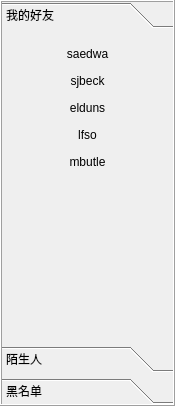
<?xml version="1.0" encoding="UTF-8"?>
<ui version="4.0">
 <class>DrawerToolBoxDialog</class>
 <widget class="QToolBox" name="DrawerToolBoxDialog">
  <property name="geometry">
   <rect>
    <x>0</x>
    <y>0</y>
    <width>175</width>
    <height>406</height>
   </rect>
  </property>
  <property name="sizePolicy">
   <sizepolicy hsizetype="Preferred" vsizetype="Preferred">
    <horstretch>0</horstretch>
    <verstretch>0</verstretch>
   </sizepolicy>
  </property>
  <property name="minimumSize">
   <size>
    <width>175</width>
    <height>406</height>
   </size>
  </property>
  <property name="maximumSize">
   <size>
    <width>175</width>
    <height>16777215</height>
   </size>
  </property>
  <property name="cursor">
   <cursorShape>PointingHandCursor</cursorShape>
  </property>
  <property name="focusPolicy">
   <enum>Qt::StrongFocus</enum>
  </property>
  <property name="windowTitle">
   <string>My QQ</string>
  </property>
  <property name="frameShape">
   <enum>QFrame::Box</enum>
  </property>
  <property name="frameShadow">
   <enum>QFrame::Raised</enum>
  </property>
  <property name="currentIndex">
   <number>0</number>
  </property>
  <widget class="QWidget" name="m_myFriendPage">
   <property name="geometry">
    <rect>
     <x>0</x>
     <y>0</y>
     <width>171</width>
     <height>282</height>
    </rect>
   </property>
   <property name="contextMenuPolicy">
    <enum>Qt::PreventContextMenu</enum>
   </property>
   <attribute name="label">
    <string>我的好友</string>
   </attribute>
   <layout class="QVBoxLayout" name="verticalLayout">
    <item>
     <widget class="QToolButton" name="toolButton_1">
      <property name="sizePolicy">
       <sizepolicy hsizetype="Expanding" vsizetype="Fixed">
        <horstretch>0</horstretch>
        <verstretch>0</verstretch>
       </sizepolicy>
      </property>
      <property name="autoFillBackground">
       <bool>false</bool>
      </property>
      <property name="text">
       <string>saedwa</string>
      </property>
      <property name="iconSize">
       <size>
        <width>40</width>
        <height>40</height>
       </size>
      </property>
      <property name="checkable">
       <bool>false</bool>
      </property>
      <property name="checked">
       <bool>false</bool>
      </property>
      <property name="toolButtonStyle">
       <enum>Qt::ToolButtonTextBesideIcon</enum>
      </property>
      <property name="autoRaise">
       <bool>true</bool>
      </property>
      <property name="arrowType">
       <enum>Qt::NoArrow</enum>
      </property>
     </widget>
    </item>
    <item>
     <widget class="QToolButton" name="toolButton_2">
      <property name="sizePolicy">
       <sizepolicy hsizetype="Expanding" vsizetype="Fixed">
        <horstretch>0</horstretch>
        <verstretch>0</verstretch>
       </sizepolicy>
      </property>
      <property name="text">
       <string>sjbeck</string>
      </property>
      <property name="iconSize">
       <size>
        <width>40</width>
        <height>40</height>
       </size>
      </property>
      <property name="checkable">
       <bool>false</bool>
      </property>
      <property name="checked">
       <bool>false</bool>
      </property>
      <property name="toolButtonStyle">
       <enum>Qt::ToolButtonTextBesideIcon</enum>
      </property>
      <property name="autoRaise">
       <bool>true</bool>
      </property>
      <property name="arrowType">
       <enum>Qt::NoArrow</enum>
      </property>
     </widget>
    </item>
    <item>
     <widget class="QToolButton" name="toolButton_3">
      <property name="sizePolicy">
       <sizepolicy hsizetype="Expanding" vsizetype="Fixed">
        <horstretch>0</horstretch>
        <verstretch>0</verstretch>
       </sizepolicy>
      </property>
      <property name="text">
       <string>elduns</string>
      </property>
      <property name="iconSize">
       <size>
        <width>40</width>
        <height>40</height>
       </size>
      </property>
      <property name="checkable">
       <bool>false</bool>
      </property>
      <property name="checked">
       <bool>false</bool>
      </property>
      <property name="toolButtonStyle">
       <enum>Qt::ToolButtonTextBesideIcon</enum>
      </property>
      <property name="autoRaise">
       <bool>true</bool>
      </property>
      <property name="arrowType">
       <enum>Qt::NoArrow</enum>
      </property>
     </widget>
    </item>
    <item>
     <widget class="QToolButton" name="toolButton_4">
      <property name="sizePolicy">
       <sizepolicy hsizetype="Expanding" vsizetype="Fixed">
        <horstretch>0</horstretch>
        <verstretch>0</verstretch>
       </sizepolicy>
      </property>
      <property name="text">
       <string>lfso</string>
      </property>
      <property name="iconSize">
       <size>
        <width>40</width>
        <height>40</height>
       </size>
      </property>
      <property name="checkable">
       <bool>false</bool>
      </property>
      <property name="checked">
       <bool>false</bool>
      </property>
      <property name="toolButtonStyle">
       <enum>Qt::ToolButtonTextBesideIcon</enum>
      </property>
      <property name="autoRaise">
       <bool>true</bool>
      </property>
      <property name="arrowType">
       <enum>Qt::NoArrow</enum>
      </property>
     </widget>
    </item>
    <item>
     <widget class="QToolButton" name="toolButton_5">
      <property name="sizePolicy">
       <sizepolicy hsizetype="Expanding" vsizetype="Fixed">
        <horstretch>0</horstretch>
        <verstretch>0</verstretch>
       </sizepolicy>
      </property>
      <property name="text">
       <string>mbutle</string>
      </property>
      <property name="iconSize">
       <size>
        <width>40</width>
        <height>40</height>
       </size>
      </property>
      <property name="checkable">
       <bool>false</bool>
      </property>
      <property name="checked">
       <bool>false</bool>
      </property>
      <property name="toolButtonStyle">
       <enum>Qt::ToolButtonTextBesideIcon</enum>
      </property>
      <property name="autoRaise">
       <bool>true</bool>
      </property>
      <property name="arrowType">
       <enum>Qt::NoArrow</enum>
      </property>
     </widget>
    </item>
    <item>
     <spacer name="verticalSpacer">
      <property name="orientation">
       <enum>Qt::Vertical</enum>
      </property>
      <property name="sizeHint" stdset="0">
       <size>
        <width>20</width>
        <height>81</height>
       </size>
      </property>
     </spacer>
    </item>
   </layout>
  </widget>
  <widget class="QWidget" name="m_strangerPage">
   <property name="geometry">
    <rect>
     <x>0</x>
     <y>0</y>
     <width>171</width>
     <height>282</height>
    </rect>
   </property>
   <attribute name="label">
    <string>陌生人</string>
   </attribute>
   <layout class="QVBoxLayout" name="verticalLayout_3">
    <item>
     <widget class="QToolButton" name="toolButton_21">
      <property name="sizePolicy">
       <sizepolicy hsizetype="Expanding" vsizetype="Fixed">
        <horstretch>0</horstretch>
        <verstretch>0</verstretch>
       </sizepolicy>
      </property>
      <property name="text">
       <string>lsbirc</string>
      </property>
      <property name="iconSize">
       <size>
        <width>40</width>
        <height>40</height>
       </size>
      </property>
      <property name="checkable">
       <bool>false</bool>
      </property>
      <property name="checked">
       <bool>false</bool>
      </property>
      <property name="toolButtonStyle">
       <enum>Qt::ToolButtonTextBesideIcon</enum>
      </property>
      <property name="autoRaise">
       <bool>true</bool>
      </property>
      <property name="arrowType">
       <enum>Qt::NoArrow</enum>
      </property>
     </widget>
    </item>
    <item>
     <widget class="QToolButton" name="toolButton_22">
      <property name="sizePolicy">
       <sizepolicy hsizetype="Expanding" vsizetype="Fixed">
        <horstretch>0</horstretch>
        <verstretch>0</verstretch>
       </sizepolicy>
      </property>
      <property name="text">
       <string>sidick</string>
      </property>
      <property name="iconSize">
       <size>
        <width>40</width>
        <height>40</height>
       </size>
      </property>
      <property name="checkable">
       <bool>false</bool>
      </property>
      <property name="checked">
       <bool>false</bool>
      </property>
      <property name="toolButtonStyle">
       <enum>Qt::ToolButtonTextBesideIcon</enum>
      </property>
      <property name="autoRaise">
       <bool>true</bool>
      </property>
      <property name="arrowType">
       <enum>Qt::NoArrow</enum>
      </property>
     </widget>
    </item>
    <item>
     <spacer name="verticalSpacer_3">
      <property name="orientation">
       <enum>Qt::Vertical</enum>
      </property>
      <property name="sizeHint" stdset="0">
       <size>
        <width>20</width>
        <height>183</height>
       </size>
      </property>
     </spacer>
    </item>
   </layout>
  </widget>
  <widget class="QWidget" name="m_blackListPage">
   <property name="geometry">
    <rect>
     <x>0</x>
     <y>0</y>
     <width>171</width>
     <height>282</height>
    </rect>
   </property>
   <attribute name="label">
    <string>黑名单</string>
   </attribute>
   <layout class="QVBoxLayout" name="verticalLayout_2">
    <item>
     <widget class="QToolButton" name="toolButton_31">
      <property name="sizePolicy">
       <sizepolicy hsizetype="Expanding" vsizetype="Fixed">
        <horstretch>0</horstretch>
        <verstretch>0</verstretch>
       </sizepolicy>
      </property>
      <property name="text">
       <string>rsanti</string>
      </property>
      <property name="iconSize">
       <size>
        <width>40</width>
        <height>40</height>
       </size>
      </property>
      <property name="checkable">
       <bool>false</bool>
      </property>
      <property name="checked">
       <bool>false</bool>
      </property>
      <property name="toolButtonStyle">
       <enum>Qt::ToolButtonTextBesideIcon</enum>
      </property>
      <property name="autoRaise">
       <bool>true</bool>
      </property>
      <property name="arrowType">
       <enum>Qt::NoArrow</enum>
      </property>
     </widget>
    </item>
    <item>
     <widget class="QToolButton" name="toolButton_32">
      <property name="sizePolicy">
       <sizepolicy hsizetype="Expanding" vsizetype="Fixed">
        <horstretch>0</horstretch>
        <verstretch>0</verstretch>
       </sizepolicy>
      </property>
      <property name="text">
       <string>saduah</string>
      </property>
      <property name="iconSize">
       <size>
        <width>40</width>
        <height>40</height>
       </size>
      </property>
      <property name="checkable">
       <bool>false</bool>
      </property>
      <property name="checked">
       <bool>false</bool>
      </property>
      <property name="toolButtonStyle">
       <enum>Qt::ToolButtonTextBesideIcon</enum>
      </property>
      <property name="autoRaise">
       <bool>true</bool>
      </property>
      <property name="arrowType">
       <enum>Qt::NoArrow</enum>
      </property>
     </widget>
    </item>
    <item>
     <spacer name="verticalSpacer_2">
      <property name="orientation">
       <enum>Qt::Vertical</enum>
      </property>
      <property name="sizeHint" stdset="0">
       <size>
        <width>20</width>
        <height>183</height>
       </size>
      </property>
     </spacer>
    </item>
   </layout>
  </widget>
 </widget>
 <resources/>
 <connections/>
</ui>
